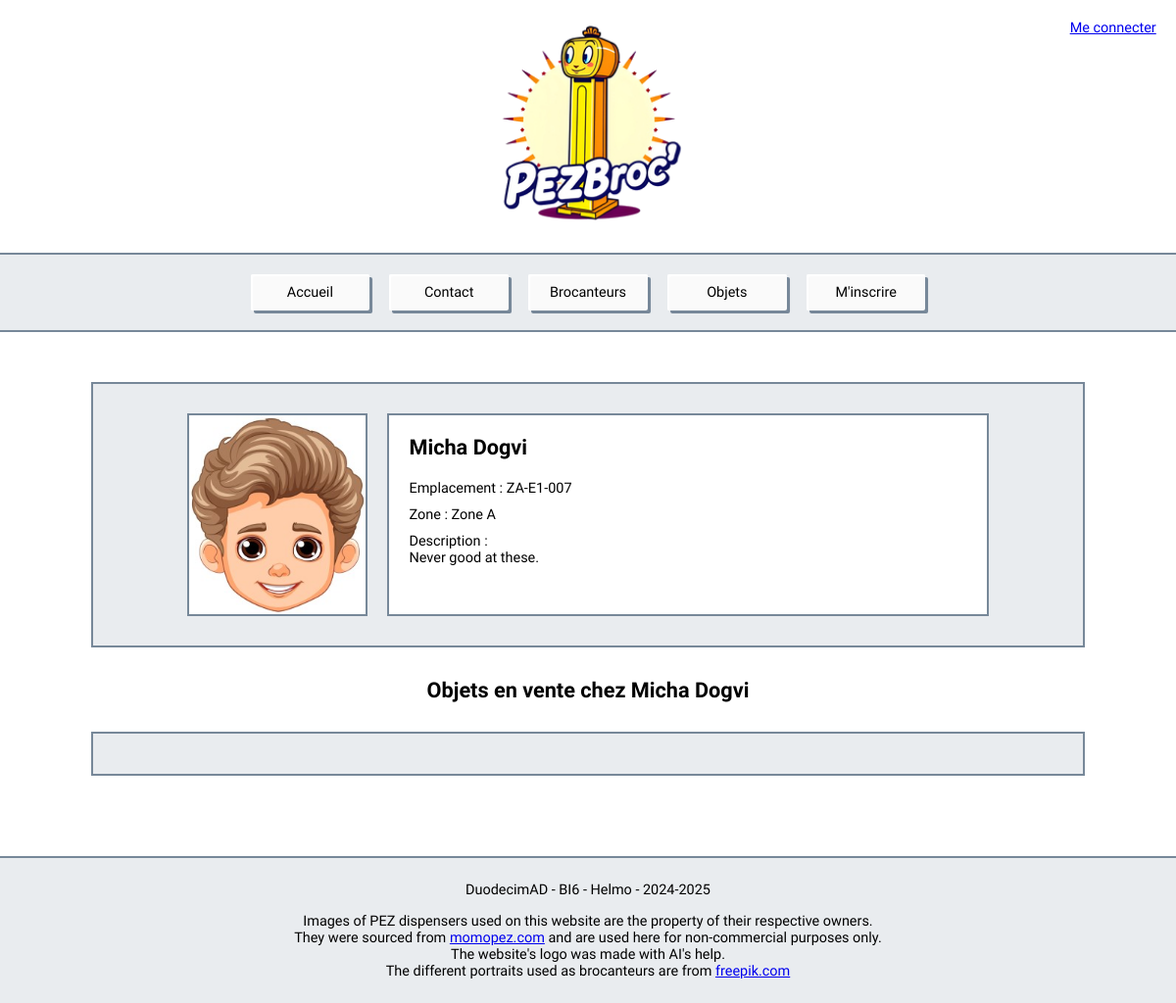
The page /brocanteur.php?bid=15 on the database its author committed.
### tables this page shows
create table if not exists Brocanteur
(
    bid                int auto_increment
        primary key,
    nom                varchar(50)          not null,
    prenom             varchar(50)          not null,
    courriel           varchar(150)         not null,
    mot_passe          varchar(255)         not null,
    photo              varchar(100)         null,
    description        varchar(2000)        not null,
    visible            tinyint(1) default 1 null,
    est_administrateur tinyint(1) default 0 null,
    eid                int                  null,
    a_paye             tinyint(1) default 0 not null,
    isDeleted          tinyint(1) default 0 null,
    constraint courriel
        unique (courriel),
    constraint eid
        unique (eid),
    constraint Brocanteur_ibfk_1
        foreign key (eid) references Emplacement (eid)
);

create table if not exists Emplacement
(
    eid  int auto_increment
        primary key,
    code varchar(50) not null,
    zid  int         not null,
    constraint code
        unique (code),
    constraint Emplacement_ibfk_1
        foreign key (zid) references Zone (zid)
);

create table if not exists Zone
(
    zid         int auto_increment
        primary key,
    nom         varchar(50)  not null,
    description varchar(150) not null
);

### php/model.User.php (called while the page is built, shortened)
<?php
require_once dirname($_SERVER['DOCUMENT_ROOT']) . '/php/model.Database.php';
class User
{
    private string $nom;
    private string $prenom;
    private ?string $photo;
    private string $description;
    private ?PDO $dbLink;
    private ?string $code;
    private ?string $zone;
    public function __construct()
    {
        $db = new Database();
        $this->dbLink = $db->connect();
    }
    public function getNom(): string
    {
        return $this->nom;
    }
    public function getPrenom(): string
    {
        return $this->prenom;
    }
    public function getPhoto(): ?string
    {
        return $this->photo;
    }
    public function getDescription(): string
    {
        return $this->description;
    }
    public function getCode(): ?string
    {
        return $this->code;
    }
    public function getZone(): ?string
    {
        return $this->zone;
    }
    public function getUserById(string $bid): ?bool
    {
        try {
            $stmt = $this->dbLink->prepare("SELECT b.bid, b.nom, b.prenom, b.courriel, b.mot_passe, b.photo,
                                                        b.description, b.visible, b.est_administrateur, b.eid, b.a_paye,
                                                        e.code as code, z.nom as zone
                                                    FROM Brocanteur b
                                                    JOIN Emplacement e ON b.eid = e.eid
                                                    JOIN Zone z ON e.zid = z.zid
                                                    WHERE bid = :bid");
            $stmt->bindValue(':bid', $bid);
            $stmt->execute();
            $userData = $stmt->fetch(PDO::FETCH_ASSOC);
        } catch (\Exception $e) {
            insertLog($stmt, $e->getMessage());
        }
        if ($userData) {
            return true;
        }
        return null;
    }
    private function mapDataToUser(array $data): void
    {
        $this->nom              = $data['nom'];
        $this->prenom           = $data['prenom'];
        $this->photo            = $data['photo'] ?? null;
        $this->description      = $data['description'];
        $this->code             = $data['code'] ?? null;
        $this->zone             = $data['zone'] ?? null;
    }
}

### php/model.Database.php (called while the page is built, shortened)
<?php
class Database
{
    private string $host;
    private string $user;
    private string $pass;
    private string $dbname;
    public function __construct(string $host = MYHOST, string $user = MYUSER, string $pass = MYPASS, string $dbname = MYDB)
    {
        $this->host = $host;
        $this->user = $user;
        $this->pass = $pass;
        $this->dbname = $dbname;
    }
    public function connect(): ?PDO
    {
        try {
            $pdo = new PDO("mysql:host={$this->host};dbname={$this->dbname};charset=utf8", $this->user, $this->pass);
            $pdo->setAttribute(PDO::ATTR_CASE, PDO::CASE_LOWER);
            $pdo->setAttribute(PDO::ATTR_ERRMODE, PDO::ERRMODE_EXCEPTION);
            return $pdo;
        } catch (PDOException $e) {
            error_log("Database Connection Error: " . $e->getMessage());
            return null;
        }
    }
}

### php/controller.brocanteur.php (called while the page is built, shortened)
<?php
require_once dirname($_SERVER['DOCUMENT_ROOT']) . '/php/utils.php';
require_once dirname($_SERVER['DOCUMENT_ROOT']) . '/php/model.User.php';
if($_SERVER['REQUEST_METHOD'] === 'GET' && isset($_GET['bid'])){
    $bid = nettoyage_to_db($_GET['bid']);
    $user = new User();
    $success = $user->getUserById($bid);
    if(!$success){
        $errorMessage = "<p class='errorMessage'>Ce brocanteur n'existe pas</p>";
    } else {
        $nom        = nettoyage_from_db($user->getNom());
        $prenom     = nettoyage_from_db($user->getPrenom());
        $photo      = nettoyage_from_db($user->getPhoto());
        $description = nettoyage_from_db($user->getDescription());
        $zoneName   = nettoyage_from_db($user->getZone());
        $codeEmplacement = nettoyage_from_db($user->getCode());
    }
}

### php/utils.php (called while the page is built, shortened)
<?php
function nettoyage_to_db($data): string
{
    return htmlspecialchars(trim($data), ENT_QUOTES, 'UTF-8');
}
function nettoyage_from_db($data): string
{
    return htmlspecialchars_decode(trim($data), ENT_QUOTES);
}

### brocanteur.php (the view, shortened to what this page needs)
<?php const SAFE_ENTRY = true; require_once dirname($_SERVER['DOCUMENT_ROOT']) . '/php/controller.brocanteur.php'; ?>
<!DOCTYPE html>
<html lang="fr">
<?php $title = "Brocanteur"; include_once dirname($_SERVER['DOCUMENT_ROOT']) . '/inc/head.inc.php'; ?>
<body>
    <?php include_once dirname($_SERVER['DOCUMENT_ROOT']) . '/inc/header.inc.php'; ?>
    <main id="Brocanteur" class="max-width">
        <?php if(isset($errorMessage)){ ?>
            <section class="boite">
                <?= $errorMessage ?>
            </section>
        <?php } else { ?>
        <section id="BrocanteurProfil" class="boite">
            <div>
                <img src="<?= $photo ?>" alt="<?= $prenom . '_' . $nom . '_avatar' ?>">
            </div>
            <div>
                <h1><?= $prenom . ' ' . $nom ?></h1>
                <p>Emplacement : <?= $codeEmplacement ?></p>
                <p>Zone : <?= $zoneName ?></p>
                <p style="text-align: justify">Description : <br><?= $description ?></p>
            </div>
        </section>
        <h2>Objets en vente chez <?= $prenom . ' ' . $nom ?></h2>
        <section id="Objets_list" class="boite">
        </section>
        <?php } ?>
    </main>
    <?php include_once dirname($_SERVER['DOCUMENT_ROOT']) . '/inc/footer.inc.php'; ?>
</body>
</html>

### css/style.css (style rules this page uses)
:root { --bg: #e9ecef; --fill: white; --accent: #f8b762; --secondary: lightslategrey; --debug: mediumslateblue; --error: #ff5c5c; --bad: #fdb4b4; --good: #c4f7c1; --my-border: solid .1333rem var(--secondary); }
body { margin: 0 auto; }
html, body, button, input, textarea, select { font-family: "Comic Sans MS", "Comic Sans", "Comic Neue", cursive, sans-serif; font-size: .95em; }
.max-width { max-width: 66.7rem; margin: 0 auto; box-sizing: border-box; padding: .666rem; }
.boite { background-color: var(--bg); border: var(--my-border); margin: 0 auto; box-sizing: border-box; padding: 1.333rem; }
h1 { margin: 1.333rem 0 2rem; }
main { text-align: center; margin-bottom: 3.335rem; min-height: 30em; }
#Objets_list { display: flex; flex-direction: row; flex-wrap: wrap; justify-content: center; gap: .75rem; align-items: flex-start; align-content: flex-start; margin-top: 2em; }
#Objets_list article h3, #BrocanteurProfil p, #ObjetProfil p { margin: .333rem 0; }
#Brocanteur, #Objet { margin-top: 3.335rem; padding: 0; }
#Brocanteur h2, #Objet h2 { margin: 2rem 0; }
#BrocanteurProfil, #ObjetProfil { padding: 2rem; display: flex; flex-wrap: wrap; flex-direction: row; align-items: stretch; justify-content: center; gap: 1.333rem; }
#BrocanteurProfil h1, #ObjetProfil h1 { margin: 0 0 1rem; }
#BrocanteurProfil div, #ObjetProfil div { border: solid .1333rem var(--secondary); }
#BrocanteurProfil div:nth-child(1), #ObjetProfil div:nth-child(1), #BrocanteurProfil img, #ObjetProfil img { height: 13.34rem; }
#BrocanteurProfil div:nth-child(2), #ObjetProfil div:nth-child(2) { display: flex; align-items: flex-start; flex-basis: 60%; padding: 1.333rem; flex-direction: column; text-align: left; background-color: var(--fill); }

### rows shown on the page
brocanteur: photo (picture), prenom "Micha", nom "Dogvi", eid.code "ZA-E1-007", zone.nom "Zone A", description "Never good at these."
